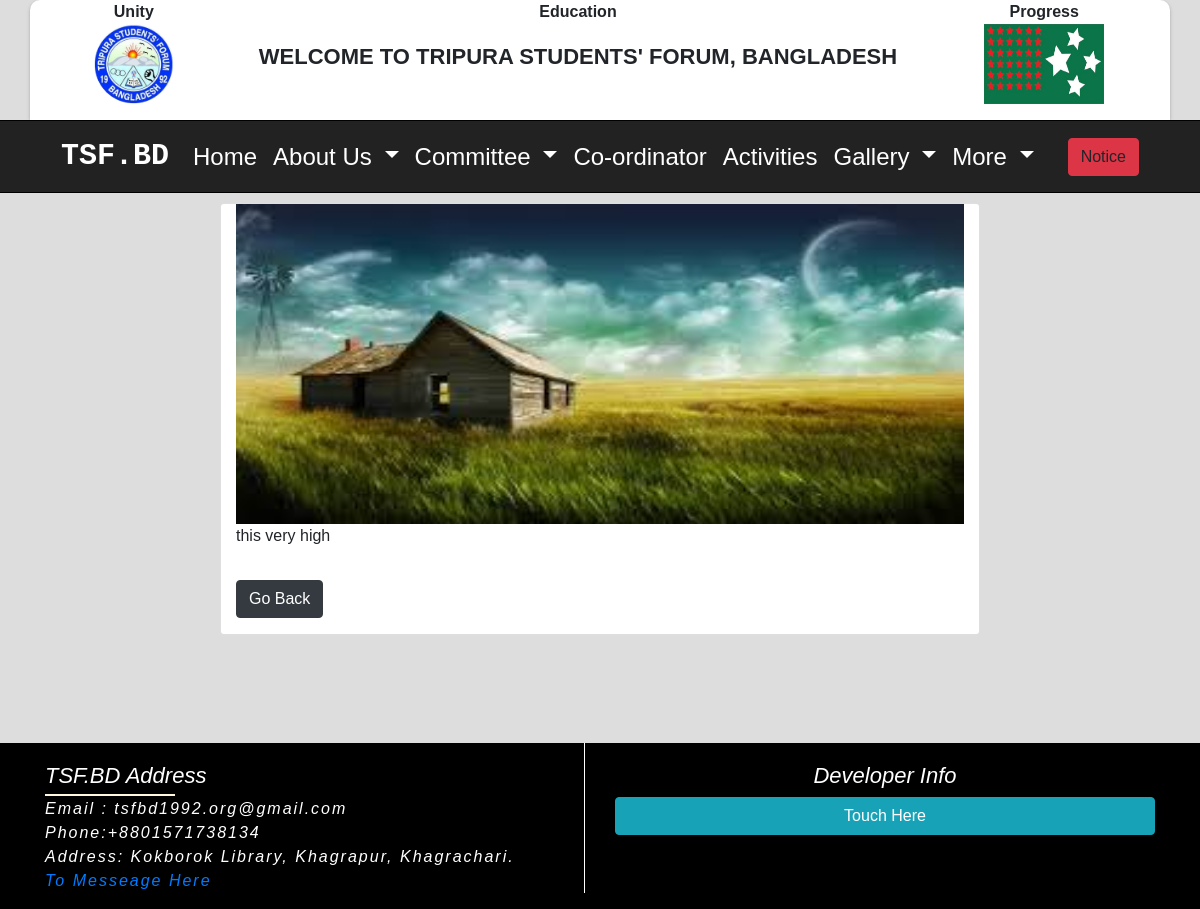
Screenshot of /photo/1/ with the database file from the repository.
### Home_app/models.py (models this page shows, shortened)
class TsfAboutSetting(models.Model):
    tsf_logo = models.ImageField(upload_to='tsf_logo', blank=True)
    tsf_flag = models.ImageField(upload_to='tsf_flag', blank=True)
    tsf_greeting = models.CharField(max_length=255, blank=True)
    country = models.CharField(max_length=255, blank=True)
    tsf_phone = models.CharField(max_length=255, blank=True)
    tsf_email = models.EmailField(max_length=255, blank=True)
    tsf_address = models.TextField(blank=True)
    tsf_about = models.TextField(blank=True)
    tsf_president_name = models.CharField(max_length=255, blank=True)
    tsf_president_photo = models.ImageField(upload_to='president_photo')
    tsf_president_title = models.CharField(max_length=255, blank=True)
    tsf_president_about = models.TextField(blank=True)
    tsf_secretary_name = models.CharField(max_length=255, blank=True)
    tsf_secretary_photo = models.ImageField(upload_to='secretary_photo')
    tsf_secretary_title = models.CharField(max_length=255, blank=True)
    tsf_secretary_about = models.TextField(blank=True)
    tsf_fb_link = models.URLField(max_length=255, blank=True)
    tsf_twitter_link = models.URLField(max_length=255, blank=True)
    tsf_instagram_link = models.URLField(max_length=255, blank=True)
    tsf_linkdin_link = models.URLField(max_length=255, blank=True)
    tsf_youtube_link = models.URLField(max_length=255, blank=True)
    class Meta:
        verbose_name_plural = "TSF ABOUT"

### Photo_app/models.py (models this page shows, shortened)
class Photo(models.Model):
    category = models.ForeignKey(
        Category, on_delete=models.SET_NULL, null=True, blank=True)
    image = models.ImageField(upload_to='Gallery', null=False, blank=False)
    description = models.TextField()

### Photo_app/views.py (the view)
# urls.py: path('photo/<str:pk>/', views.viewPhoto, name='photo'),
def viewPhoto(request, pk):
    photo = Photo.objects.get(id=pk)
    return render(request, 'photos/photo.html', {'photo': photo})

### About_app/context_processors.py (called while the page is built)
def about_categories(request):
    about_categories = Category.objects.all()
    return {'about_categories': about_categories }

### Home_app/context_processors.py (called while the page is built)
def about_inform(request):
    about_inform = TsfAboutSetting.objects.first()
    return {'about_inform': about_inform}

def developer_info(request):
    developer_info = DeveloperInfo.objects.first()
    return {'developer_info': developer_info}

### Notice/context_processors.py (called while the page is built)
def notice_list(request):
    notice_list = NoticeBoard.objects.filter(publish_date__lte=timezone.now()).order_by('-publish_date')[:1]
    return {'notice_list': notice_list }

### templates/photos/photo.html (shortened to what this page needs)
{% extends 'home/base.html' %}
{% load static %}
{% block body %}
<section style="min-height: 550px;">
    <div class="container">
        <div class="row justify-content-center">
            <div class="col-md-8 card photo_details_box">
               <div class="card-bdoy">
                <img src="{{photo.image.url}}" class="photo_details" alt="First slide">
                <p>{{photo.description}}</p>
                <a href="{% url 'gallery' %}" class="btn btn-dark my-3">Go Back</a>
               </div>
            </div>
        </div>
    </div>
</section>
{% endblock %}

### templates/home/banner.html
{% load static %}
<section id="banner_section">
  <div class="container logoheder">
     <div class="tsf-logo-box">
       <p  class="dignity">Unity</p>
       <img src="{{ about_inform.tsf_logo.url }}" alt="logo" class="tsf_logo_banner">
     </div>
     <div class="tsf-text-box">
       <p class="dignity">Education</p>
      <h3 class="banner_text">{{ about_inform.tsf_greeting}}, {{ about_inform.country}}</h3>
    </div>
    <div class="tsf-flag-box">
      <p  class="dignity">Progress</p>
      <img src="{{ about_inform.tsf_flag.url}}" alt="flag" class="tsf_flag_banner">
    </div>
    </div>
    </section>

### templates/home/footer.html (shortened to what this page needs)
<div class="container">
    <div class="row">
       <div class="col-md-6">
   <div class="side_left">
    <ul class="footer_list">
      <h2 class="Tsf_info">TSF.BD Address </h2>
       <li class="tsf_email"> Email : {{ about_inform.tsf_email }}</li>
       <li> Phone:{{ about_inform.tsf_phone }}</li>
       <li> Address: {{ about_inform.tsf_address }}</li>
       <li> <a href="{% url 'contact' %}">To Messeage Here</a></li>
     </ul>
   </div>
       </div>
       <div class="col-md-6">
<div class="footer_list">
  <h2 class="developer_title">Developer Info</h2>
<button type="button" class="btn btn-info btn-block" data-toggle="modal" data-target="#exampleModalCenter">
Touch Here
</button>
</div>
            </div>
    </div>
</div>

### Home_app/static/css/home.css (style rules this page uses)
* { margin: 0; padding: 0; }
body { font-family: 'Poppins', sans-serif; }
.logoheder { height: 120px; background: #fff; overflow: hidden; border-radius:10px 10px 0px 0px; box-shadow: rgba(50, 50, 93, 0.25) 0px 2px 5px -1px, rgba(0, 0, 0, 0.3) 0px 1px 3px -1px; }
.dignity { margin: 0; padding: 0; text-align: center; text-transform: capitalize; font-weight: bold; }
.tsf-logo-box { text-align: center; float: left; width: 16%; }
.tsf_logo_banner { height: 80px; width: 80px; border-radius: 50%; }
.tsf-text-box { margin-left: -22px; text-align: center; width: 68%; float: left; }
.tsf_flag_banner { height: 80px; width: 120px; }
.tsf-flag-box { text-align: center; float: left; width: 16%; }
.banner_text { margin-top: 20px; font-weight: bold; text-transform: uppercase; font-size: 22px; }

### Home_app/static/css/photo.css (style rules this page uses)
.photo_details { width: 100%; height: 320px; }
.photo_details_box { margin-top: 10px; transition: all 0.5s; }

### Home_app/static/css/footer.css (style rules this page uses)
.footer_list { padding-top: 20px; }
.side_left { border-right: 1px solid #fff; }
.footer_list li { font-size: 16px; letter-spacing: 2px; font-style: italic; list-style: none; color: #fff; }
.tsf_email { font-size: 16px; font-style: italic; }
.developer_title { text-align: center; color: #fff!important; font-size: 22px; font-style: italic; }
.Tsf_info { color: #fff; font-size: 22px; font-style: italic; position: relative; }
.Tsf_info::after { position: absolute; content: ''; height: 2px; width: 130px; display: block; margin-top: 5px; background: cornsilk; }

### rows the page displays
TsfAboutSetting: tsf_logo (picture), tsf_greeting "WELCOME TO TRIPURA STUDENTS' FORUM", country "BANGLADESH", tsf_flag (picture), tsf_email "tsfbd1992.org@gmail.com", tsf_phone "+8801571738134", tsf_address "Kokborok Library, Khagrapur, Khagrachari."
Photo: image (picture), description "this very high"
